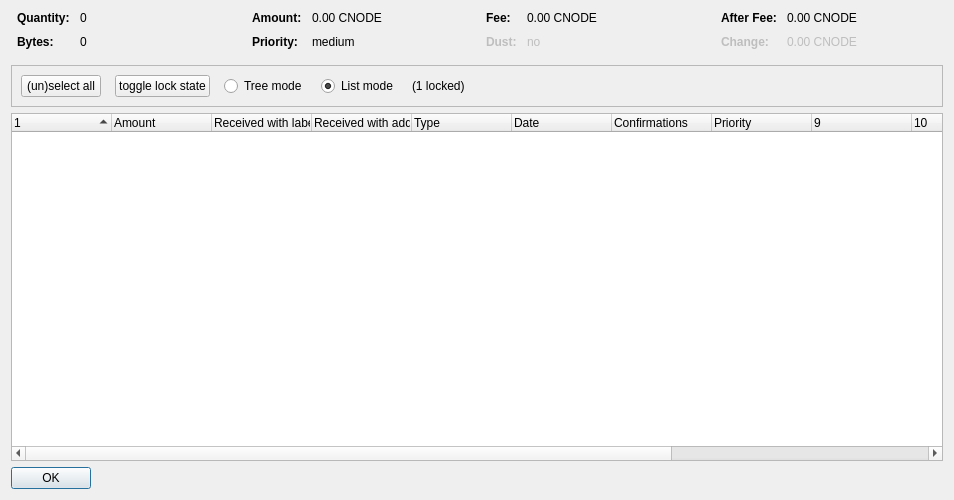
<?xml version="1.0" encoding="UTF-8"?>
<ui version="4.0">
 <class>CoinControlDialog</class>
 <widget class="QDialog" name="CoinControlDialog">
  <property name="geometry">
   <rect>
    <x>0</x>
    <y>0</y>
    <width>954</width>
    <height>500</height>
   </rect>
  </property>
  <property name="windowTitle">
   <string>Coin Selection</string>
  </property>
  <layout class="QVBoxLayout" name="verticalLayout">
   <item>
    <layout class="QHBoxLayout" name="horizontalLayoutTop" stretch="0,0,0,0">
     <property name="topMargin">
      <number>0</number>
     </property>
     <property name="bottomMargin">
      <number>10</number>
     </property>
     <item>
      <layout class="QFormLayout" name="formLayoutCoinControl1">
       <property name="horizontalSpacing">
        <number>10</number>
       </property>
       <property name="verticalSpacing">
        <number>10</number>
       </property>
       <property name="leftMargin">
        <number>6</number>
       </property>
       <property name="rightMargin">
        <number>6</number>
       </property>
       <item row="0" column="0">
        <widget class="QLabel" name="labelCoinControlQuantityText">
         <property name="font">
          <font>
           <weight>75</weight>
           <bold>true</bold>
          </font>
         </property>
         <property name="text">
          <string>Quantity:</string>
         </property>
        </widget>
       </item>
       <item row="0" column="1">
        <widget class="QLabel" name="labelCoinControlQuantity">
         <property name="cursor">
          <cursorShape>IBeamCursor</cursorShape>
         </property>
         <property name="contextMenuPolicy">
          <enum>Qt::ActionsContextMenu</enum>
         </property>
         <property name="text">
          <string notr="true">0</string>
         </property>
         <property name="textInteractionFlags">
          <set>Qt::LinksAccessibleByMouse|Qt::TextSelectableByKeyboard|Qt::TextSelectableByMouse</set>
         </property>
        </widget>
       </item>
       <item row="1" column="0">
        <widget class="QLabel" name="labelCoinControlBytesText">
         <property name="font">
          <font>
           <weight>75</weight>
           <bold>true</bold>
          </font>
         </property>
         <property name="text">
          <string>Bytes:</string>
         </property>
        </widget>
       </item>
       <item row="1" column="1">
        <widget class="QLabel" name="labelCoinControlBytes">
         <property name="cursor">
          <cursorShape>IBeamCursor</cursorShape>
         </property>
         <property name="contextMenuPolicy">
          <enum>Qt::ActionsContextMenu</enum>
         </property>
         <property name="text">
          <string notr="true">0</string>
         </property>
         <property name="textInteractionFlags">
          <set>Qt::LinksAccessibleByMouse|Qt::TextSelectableByKeyboard|Qt::TextSelectableByMouse</set>
         </property>
        </widget>
       </item>
      </layout>
     </item>
     <item>
      <layout class="QFormLayout" name="formLayoutCoinControl2">
       <property name="horizontalSpacing">
        <number>10</number>
       </property>
       <property name="verticalSpacing">
        <number>10</number>
       </property>
       <property name="leftMargin">
        <number>6</number>
       </property>
       <property name="rightMargin">
        <number>6</number>
       </property>
       <item row="0" column="0">
        <widget class="QLabel" name="labelCoinControlAmountText">
         <property name="font">
          <font>
           <weight>75</weight>
           <bold>true</bold>
          </font>
         </property>
         <property name="text">
          <string>Amount:</string>
         </property>
        </widget>
       </item>
       <item row="0" column="1">
        <widget class="QLabel" name="labelCoinControlAmount">
         <property name="cursor">
          <cursorShape>IBeamCursor</cursorShape>
         </property>
         <property name="contextMenuPolicy">
          <enum>Qt::ActionsContextMenu</enum>
         </property>
         <property name="text">
          <string notr="true">0.00 CNODE</string>
         </property>
         <property name="textInteractionFlags">
          <set>Qt::LinksAccessibleByMouse|Qt::TextSelectableByKeyboard|Qt::TextSelectableByMouse</set>
         </property>
        </widget>
       </item>
       <item row="1" column="0">
        <widget class="QLabel" name="labelCoinControlPriorityText">
         <property name="font">
          <font>
           <weight>75</weight>
           <bold>true</bold>
          </font>
         </property>
         <property name="text">
          <string>Priority:</string>
         </property>
        </widget>
       </item>
       <item row="1" column="1">
        <widget class="QLabel" name="labelCoinControlPriority">
         <property name="cursor">
          <cursorShape>IBeamCursor</cursorShape>
         </property>
         <property name="contextMenuPolicy">
          <enum>Qt::ActionsContextMenu</enum>
         </property>
         <property name="text">
          <string>medium</string>
         </property>
         <property name="textInteractionFlags">
          <set>Qt::LinksAccessibleByMouse|Qt::TextSelectableByKeyboard|Qt::TextSelectableByMouse</set>
         </property>
        </widget>
       </item>
      </layout>
     </item>
     <item>
      <layout class="QFormLayout" name="formLayoutCoinControl3">
       <property name="horizontalSpacing">
        <number>10</number>
       </property>
       <property name="verticalSpacing">
        <number>10</number>
       </property>
       <property name="leftMargin">
        <number>6</number>
       </property>
       <property name="rightMargin">
        <number>6</number>
       </property>
       <item row="0" column="0">
        <widget class="QLabel" name="labelCoinControlFeeText">
         <property name="font">
          <font>
           <weight>75</weight>
           <bold>true</bold>
          </font>
         </property>
         <property name="text">
          <string>Fee:</string>
         </property>
        </widget>
       </item>
       <item row="0" column="1">
        <widget class="QLabel" name="labelCoinControlFee">
         <property name="cursor">
          <cursorShape>IBeamCursor</cursorShape>
         </property>
         <property name="contextMenuPolicy">
          <enum>Qt::ActionsContextMenu</enum>
         </property>
         <property name="text">
          <string notr="true">0.00 CNODE</string>
         </property>
         <property name="textInteractionFlags">
          <set>Qt::LinksAccessibleByMouse|Qt::TextSelectableByKeyboard|Qt::TextSelectableByMouse</set>
         </property>
        </widget>
       </item>
       <item row="1" column="0">
        <widget class="QLabel" name="labelCoinControlLowOutputText">
         <property name="enabled">
          <bool>false</bool>
         </property>
         <property name="font">
          <font>
           <weight>75</weight>
           <bold>true</bold>
          </font>
         </property>
         <property name="text">
          <string>Dust:</string>
         </property>
        </widget>
       </item>
       <item row="1" column="1">
        <widget class="QLabel" name="labelCoinControlLowOutput">
         <property name="enabled">
          <bool>false</bool>
         </property>
         <property name="cursor">
          <cursorShape>IBeamCursor</cursorShape>
         </property>
         <property name="contextMenuPolicy">
          <enum>Qt::ActionsContextMenu</enum>
         </property>
         <property name="text">
          <string>no</string>
         </property>
         <property name="textInteractionFlags">
          <set>Qt::LinksAccessibleByMouse|Qt::TextSelectableByKeyboard|Qt::TextSelectableByMouse</set>
         </property>
        </widget>
       </item>
      </layout>
     </item>
     <item>
      <layout class="QFormLayout" name="formLayoutCoinControl4">
       <property name="horizontalSpacing">
        <number>10</number>
       </property>
       <property name="verticalSpacing">
        <number>10</number>
       </property>
       <property name="leftMargin">
        <number>6</number>
       </property>
       <property name="rightMargin">
        <number>6</number>
       </property>
       <item row="0" column="0">
        <widget class="QLabel" name="labelCoinControlAfterFeeText">
         <property name="font">
          <font>
           <weight>75</weight>
           <bold>true</bold>
          </font>
         </property>
         <property name="text">
          <string>After Fee:</string>
         </property>
        </widget>
       </item>
       <item row="0" column="1">
        <widget class="QLabel" name="labelCoinControlAfterFee">
         <property name="cursor">
          <cursorShape>IBeamCursor</cursorShape>
         </property>
         <property name="contextMenuPolicy">
          <enum>Qt::ActionsContextMenu</enum>
         </property>
         <property name="text">
          <string notr="true">0.00 CNODE</string>
         </property>
         <property name="textInteractionFlags">
          <set>Qt::LinksAccessibleByMouse|Qt::TextSelectableByKeyboard|Qt::TextSelectableByMouse</set>
         </property>
        </widget>
       </item>
       <item row="1" column="0">
        <widget class="QLabel" name="labelCoinControlChangeText">
         <property name="enabled">
          <bool>false</bool>
         </property>
         <property name="font">
          <font>
           <weight>75</weight>
           <bold>true</bold>
          </font>
         </property>
         <property name="text">
          <string>Change:</string>
         </property>
        </widget>
       </item>
       <item row="1" column="1">
        <widget class="QLabel" name="labelCoinControlChange">
         <property name="enabled">
          <bool>false</bool>
         </property>
         <property name="cursor">
          <cursorShape>IBeamCursor</cursorShape>
         </property>
         <property name="contextMenuPolicy">
          <enum>Qt::ActionsContextMenu</enum>
         </property>
         <property name="text">
          <string notr="true">0.00 CNODE</string>
         </property>
         <property name="textInteractionFlags">
          <set>Qt::LinksAccessibleByMouse|Qt::TextSelectableByKeyboard|Qt::TextSelectableByMouse</set>
         </property>
        </widget>
       </item>
      </layout>
     </item>
    </layout>
   </item>
   <item>
    <widget class="QFrame" name="frame">
     <property name="minimumSize">
      <size>
       <width>0</width>
       <height>40</height>
      </size>
     </property>
     <property name="frameShape">
      <enum>QFrame::StyledPanel</enum>
     </property>
     <property name="frameShadow">
      <enum>QFrame::Sunken</enum>
     </property>
     <layout class="QHBoxLayout" name="horizontalLayout">
      <item>
       <layout class="QHBoxLayout" name="horizontalLayoutPanel" stretch="0,0,0,0,0,0">
        <property name="spacing">
         <number>14</number>
        </property>
        <item>
         <widget class="QPushButton" name="pushButtonSelectAll">
          <property name="sizePolicy">
           <sizepolicy hsizetype="Maximum" vsizetype="Fixed">
            <horstretch>0</horstretch>
            <verstretch>0</verstretch>
           </sizepolicy>
          </property>
          <property name="text">
           <string>(un)select all</string>
          </property>
          <property name="autoDefault">
           <bool>false</bool>
          </property>
         </widget>
        </item>
        <item>
         <widget class="QPushButton" name="pushButtonToggleLock">
          <property name="sizePolicy">
           <sizepolicy hsizetype="Maximum" vsizetype="Fixed">
            <horstretch>0</horstretch>
            <verstretch>0</verstretch>
           </sizepolicy>
          </property>
          <property name="text">
           <string>toggle lock state</string>
          </property>
          <property name="autoDefault">
           <bool>false</bool>
          </property>
         </widget>
        </item>
        <item>
         <widget class="QRadioButton" name="radioTreeMode">
          <property name="sizePolicy">
           <sizepolicy hsizetype="Maximum" vsizetype="Fixed">
            <horstretch>0</horstretch>
            <verstretch>0</verstretch>
           </sizepolicy>
          </property>
          <property name="text">
           <string>Tree mode</string>
          </property>
         </widget>
        </item>
        <item>
         <widget class="QRadioButton" name="radioListMode">
          <property name="sizePolicy">
           <sizepolicy hsizetype="Maximum" vsizetype="Fixed">
            <horstretch>0</horstretch>
            <verstretch>0</verstretch>
           </sizepolicy>
          </property>
          <property name="text">
           <string>List mode</string>
          </property>
          <property name="checked">
           <bool>true</bool>
          </property>
         </widget>
        </item>
        <item>
         <widget class="QLabel" name="labelLocked">
          <property name="text">
           <string>(1 locked)</string>
          </property>
         </widget>
        </item>
        <item>
         <spacer name="horizontalSpacer">
          <property name="orientation">
           <enum>Qt::Horizontal</enum>
          </property>
          <property name="sizeHint" stdset="0">
           <size>
            <width>40</width>
            <height>20</height>
           </size>
          </property>
         </spacer>
        </item>
       </layout>
      </item>
     </layout>
    </widget>
   </item>
   <item>
    <widget class="CoinControlTreeWidget" name="treeWidget">
     <property name="contextMenuPolicy">
      <enum>Qt::CustomContextMenu</enum>
     </property>
     <property name="sortingEnabled">
      <bool>false</bool>
     </property>
     <property name="columnCount">
      <number>13</number>
     </property>
     <attribute name="headerShowSortIndicator" stdset="0">
      <bool>true</bool>
     </attribute>
     <attribute name="headerStretchLastSection">
      <bool>false</bool>
     </attribute>
     <column>
      <property name="text">
       <string/>
      </property>
     </column>
     <column>
      <property name="text">
       <string>Amount</string>
      </property>
     </column>
     <column>
      <property name="text">
       <string>Received with label</string>
      </property>
     </column>
     <column>
      <property name="text">
       <string>Received with address</string>
      </property>
     </column>
     <column>
      <property name="text">
	<string>Type</string>
      </property>
     </column>
     <column>
      <property name="text">	 
       <string>Date</string>
      </property>
     </column>
     <column>
      <property name="text">
       <string>Confirmations</string>
      </property>
      <property name="toolTip">
       <string>Confirmed</string>
      </property>
     </column>
     <column>
      <property name="text">
       <string>Priority</string>
      </property>
     </column>
     <column>
      <property name="text">
       <string/>
      </property>
     </column>
     <column>
      <property name="text">
       <string/>
      </property>
     </column>
     <column>
      <property name="text">
       <string/>
      </property>
     </column>
     <column>
      <property name="text">
       <string/>
      </property>
     </column>
     <column>
      <property name="text">
       <string/>
      </property>
     </column>
    </widget>
   </item>
   <item>
    <widget class="QDialogButtonBox" name="buttonBox">
     <property name="sizePolicy">
      <sizepolicy hsizetype="Maximum" vsizetype="Fixed">
       <horstretch>0</horstretch>
       <verstretch>0</verstretch>
      </sizepolicy>
     </property>
     <property name="orientation">
      <enum>Qt::Horizontal</enum>
     </property>
     <property name="standardButtons">
      <set>QDialogButtonBox::Ok</set>
     </property>
    </widget>
   </item>
  </layout>
 </widget>
 <customwidgets>
  <customwidget>
   <class>CoinControlTreeWidget</class>
   <extends>QTreeWidget</extends>
   <header>coincontroltreewidget.h</header>
  </customwidget>
 </customwidgets>
 <resources/>
 <connections/>
</ui>
